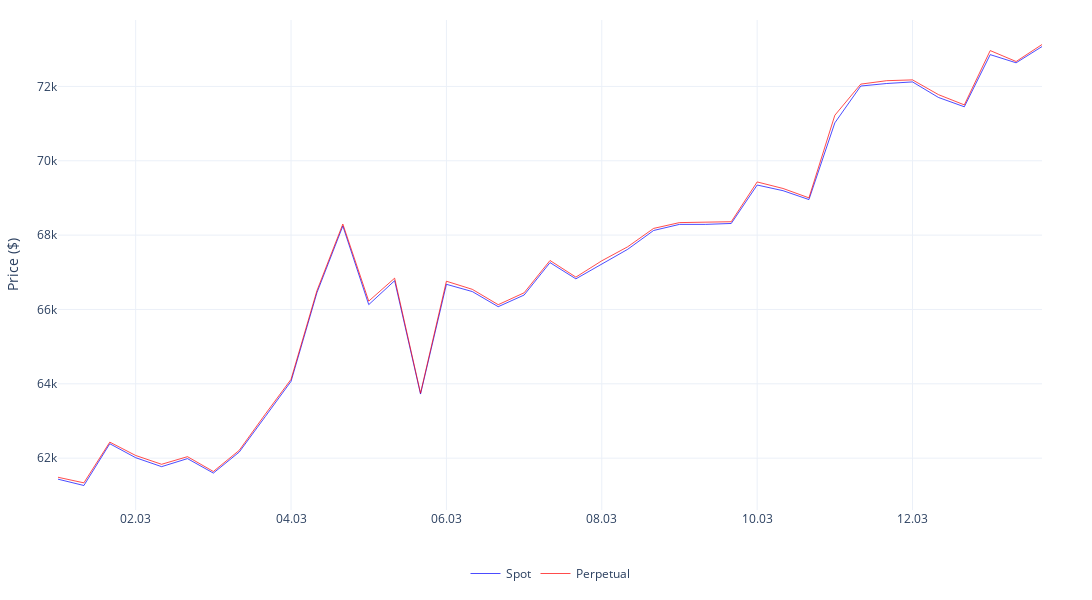
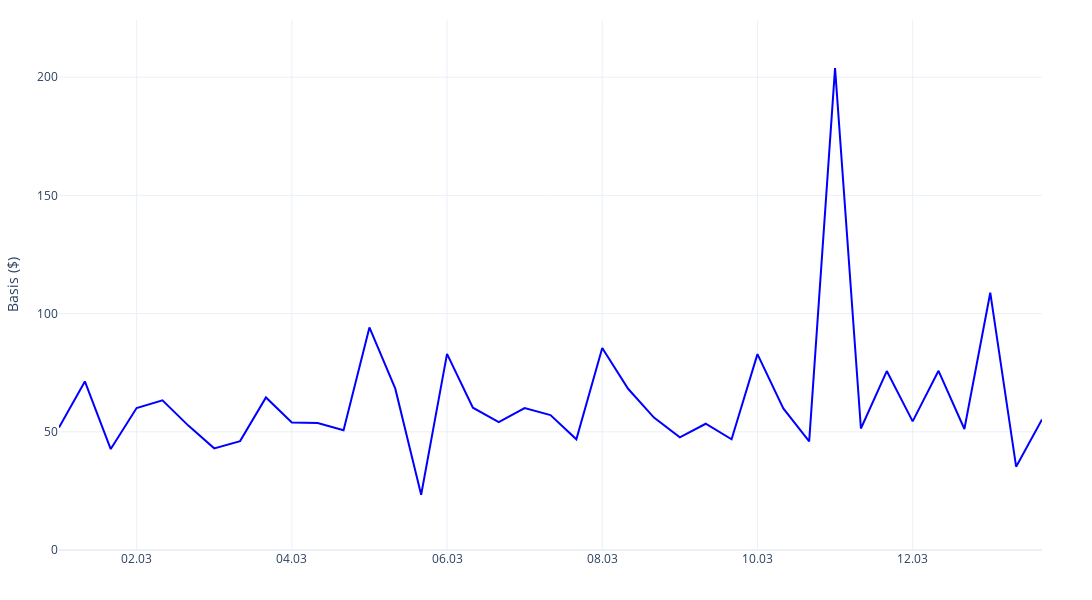

Notebook code for these charts, in order:
### Code cell
file_path = './data/processed/binance_btc_test.csv' 
df = pd.read_csv(file_path)

df['time'] = pd.to_datetime(df['time'])
march_df = df[(df['time'] >= '2024-03-01') & (df['time'] < '2024-03-14')]

spot_df = march_df[march_df['contract'] == 'spot'][['time', 'close']].rename(columns={'close': 'spot_price'})
perp_df = march_df[march_df['contract'] == 'perpetual'][['time', 'close']].rename(columns={'close': 'futures_price'})

merged_df = pd.merge(spot_df, perp_df, on='time')

merged_df['basis'] = merged_df['futures_price'] - merged_df['spot_price']

price_fig = go.Figure()

price_fig.add_trace(go.Scatter(
    x=merged_df['time'],
    y=merged_df['spot_price'],
    mode='lines',
    name='Spot',
    line=dict(width=1, color='blue'),
    opacity=0.7
))

price_fig.add_trace(go.Scatter(
    x=merged_df['time'],
    y=merged_df['futures_price'],
    mode='lines',
    name='Perpetual',
    line=dict(width=1, color='red'),
    opacity=0.7
))

price_fig.update_layout(
    yaxis=dict(title='Price ($)'),
    xaxis=dict(tickformat='%d.%m', tickmode='auto'),
    width=1600,
    height=600,
    template='plotly_white',
    legend=dict(orientation='h', x=0.5, y=-0.1, xanchor='center'),
    margin=dict(l=50, r=50, t=20, b=50)
)

price_fig.show()

basis_fig = go.Figure()

basis_fig.add_trace(go.Scatter(
    x=merged_df['time'],
    y=merged_df['basis'],
    mode='lines',
    name='Basis',
    line=dict(width=2, color='blue')
))

basis_fig.update_layout(
    yaxis=dict(title='Basis ($)', range=[0, max(merged_df['basis']) * 1.1]),
    xaxis=dict(tickformat='%d.%m', tickmode='auto'),
    width=1600,
    height=600,
    template='plotly_white',
    legend=dict(orientation='h', x=0.5, y=-0.05, xanchor='center'),
    margin=dict(l=50, r=50, t=20, b=50)
)

basis_fig.show()

### Figure 1 — Plotly figure (JSON) as saved in the notebook; plotly's stock layout.template omitted (floating-point values rounded to 4 significant figures)
{"data": [{"line": {"color": "blue", "width": 1}, "mode": "lines", "name": "Spot", "opacity": 0.7, "type": "scatter", "x": ["2024-03-01T00:00:00", "2024-03-01T08:00:00", "2024-03-01T16:00:00", "2024-03-02T00:00:00", "2024-03-02T08:00:00", "2024-03-02T16:00:00", "2024-03-03T00:00:00", "2024-03-03T08:00:00", "2024-03-03T16:00:00", "2024-03-04T00:00:00", "2024-03-04T08:00:00", "2024-03-04T16:00:00", "2024-03-05T00:00:00", "2024-03-05T08:00:00", "2024-03-05T16:00:00", "2024-03-06T00:00:00", "2024-03-06T08:00:00", "2024-03-06T16:00:00", "2024-03-07T00:00:00", "2024-03-07T08:00:00", "2024-03-07T16:00:00", "2024-03-08T00:00:00", "2024-03-08T08:00:00", "2024-03-08T16:00:00", "2024-03-09T00:00:00", "2024-03-09T08:00:00", "2024-03-09T16:00:00", "2024-03-10T00:00:00", "2024-03-10T08:00:00", "2024-03-10T16:00:00", "2024-03-11T00:00:00", "2024-03-11T08:00:00", "2024-03-11T16:00:00", "2024-03-12T00:00:00", "2024-03-12T08:00:00", "2024-03-12T16:00:00", "2024-03-13T00:00:00", "2024-03-13T08:00:00", "2024-03-13T16:00:00"], "y": [61434, 61260.0, 62390.0, 62010.0, 61770.0, 61990.0, 61598, 62160.0, 63110.0, 64070.0, 66450.0, 68250.0, 66130.0, 66770.0, 63720.0, 66680.0, 66480.0, 66070.0, 66390.0, 67260.0, 66820.0, 67220.0, 67620.0, 68120.0, 68290.0, 68290.0, 68310.0, 69350.0, 69190.0, 68960.0, 71020.0, 72010, 72080.0, 72120.0, 71700.0, 71450.0, 72860.0, 72630.0, 73070.0]}, {"line": {"color": "red", "width": 1}, "mode": "lines", "name": "Perpetual", "opacity": 0.7, "type": "scatter", "x": ["2024-03-01T00:00:00", "2024-03-01T08:00:00", "2024-03-01T16:00:00", "2024-03-02T00:00:00", "2024-03-02T08:00:00", "2024-03-02T16:00:00", "2024-03-03T00:00:00", "2024-03-03T08:00:00", "2024-03-03T16:00:00", "2024-03-04T00:00:00", "2024-03-04T08:00:00", "2024-03-04T16:00:00", "2024-03-05T00:00:00", "2024-03-05T08:00:00", "2024-03-05T16:00:00", "2024-03-06T00:00:00", "2024-03-06T08:00:00", "2024-03-06T16:00:00", "2024-03-07T00:00:00", "2024-03-07T08:00:00", "2024-03-07T16:00:00", "2024-03-08T00:00:00", "2024-03-08T08:00:00", "2024-03-08T16:00:00", "2024-03-09T00:00:00", "2024-03-09T08:00:00", "2024-03-09T16:00:00", "2024-03-10T00:00:00", "2024-03-10T08:00:00", "2024-03-10T16:00:00", "2024-03-11T00:00:00", "2024-03-11T08:00:00", "2024-03-11T16:00:00", "2024-03-12T00:00:00", "2024-03-12T08:00:00", "2024-03-12T16:00:00", "2024-03-13T00:00:00", "2024-03-13T08:00:00", "2024-03-13T16:00:00"], "y": [61490.0, 61340.0, 62430.0, 62070.0, 61830.0, 62040.0, 61641, 62210.0, 63180.0, 64120.0, 66510.0, 68300.0, 66220.0, 66840.0, 63750.0, 66760.0, 66540.0, 66130.0, 66450.0, 67320.0, 66870, 67310.0, 67690.0, 68180.0, 68340.0, 68340.0, 68360.0, 69430, 69250.0, 69000.0, 71220.0, 72060.0, 72150.0, 72180.0, 71780.0, 71500.0, 72964, 72670.0, 73130.0]}], "layout": {"height": 600, "legend": {"orientation": "h", "x": 0.5, "xanchor": "center", "y": -0.1}, "margin": {"b": 50, "l": 50, "r": 50, "t": 20}, "width": 1600, "xaxis": {"tickformat": "%d.%m", "tickmode": "auto"}, "yaxis": {"title": {"text": "Price ($)"}}}}

### Figure 2 — Plotly figure (JSON) as saved in the notebook; plotly's stock layout.template omitted (floating-point values rounded to 4 significant figures)
{"data": [{"line": {"color": "blue", "width": 2}, "mode": "lines", "name": "Basis", "type": "scatter", "x": ["2024-03-01T00:00:00", "2024-03-01T08:00:00", "2024-03-01T16:00:00", "2024-03-02T00:00:00", "2024-03-02T08:00:00", "2024-03-02T16:00:00", "2024-03-03T00:00:00", "2024-03-03T08:00:00", "2024-03-03T16:00:00", "2024-03-04T00:00:00", "2024-03-04T08:00:00", "2024-03-04T16:00:00", "2024-03-05T00:00:00", "2024-03-05T08:00:00", "2024-03-05T16:00:00", "2024-03-06T00:00:00", "2024-03-06T08:00:00", "2024-03-06T16:00:00", "2024-03-07T00:00:00", "2024-03-07T08:00:00", "2024-03-07T16:00:00", "2024-03-08T00:00:00", "2024-03-08T08:00:00", "2024-03-08T16:00:00", "2024-03-09T00:00:00", "2024-03-09T08:00:00", "2024-03-09T16:00:00", "2024-03-10T00:00:00", "2024-03-10T08:00:00", "2024-03-10T16:00:00", "2024-03-11T00:00:00", "2024-03-11T08:00:00", "2024-03-11T16:00:00", "2024-03-12T00:00:00", "2024-03-12T08:00:00", "2024-03-12T16:00:00", "2024-03-13T00:00:00", "2024-03-13T08:00:00", "2024-03-13T16:00:00"], "y": [51.8, 71.31, 42.7, 60.05, 63.3, 52.62, 43, 46.07, 64.53, 53.98, 53.75, 50.69, 94.16, 68.25, 23.39, 82.94, 60.18, 54.06, 60.02, 57.09, 46.83, 85.48, 68.2, 56.01, 47.66, 53.4, 46.83, 82.84, 59.87, 45.92, 203.8, 51.4, 75.7, 54.4, 75.79, 51.19, 108.8, 35.25, 55.19]}], "layout": {"height": 600, "legend": {"orientation": "h", "x": 0.5, "xanchor": "center", "y": -0.05}, "margin": {"b": 50, "l": 50, "r": 50, "t": 20}, "width": 1600, "xaxis": {"tickformat": "%d.%m", "tickmode": "auto"}, "yaxis": {"range": [0, 224.2], "title": {"text": "Basis ($)"}}}}
